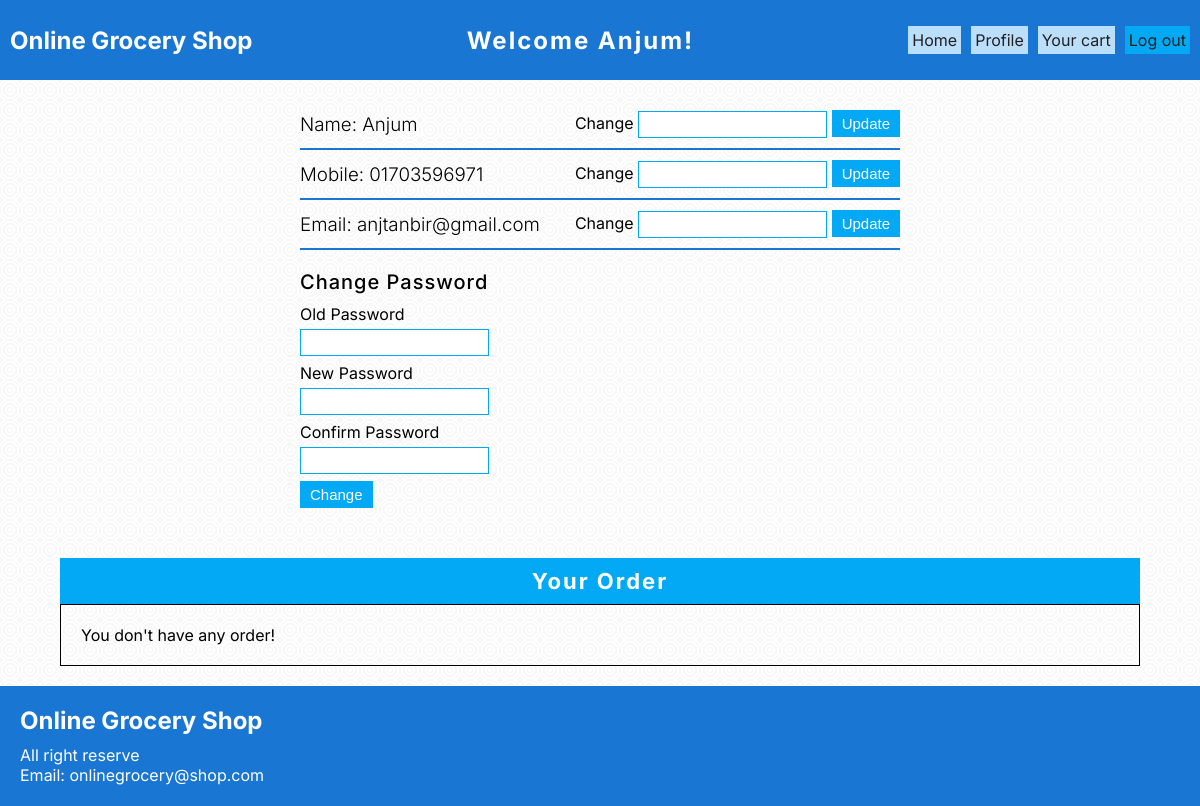
Screenshot of /profile.php (signed in) with the database file from the repository.
### tables this page shows
CREATE TABLE `user` (
  `user_id` int(11) NOT NULL,
  `user_name` varchar(255) NOT NULL,
  `user_phone` varchar(11) NOT NULL,
  `user_email` varchar(255) NOT NULL,
  `user_address` varchar(255) NOT NULL,
  `user_pwd` varchar(255) NOT NULL,
  `user_rule` varchar(255) NOT NULL DEFAULT 'user'
);

### class/db.class.php (called while the page is built)
<?php
class Db
{
    private $user = 'root';
    private $password = '';
    private $dsn = "mysql:host=localhost;dbname=testdb";
    public function connect()
    {
        try {
            $pdo = new PDO($this->dsn, $this->user, $this->password);
            $pdo->setAttribute(PDO::ATTR_DEFAULT_FETCH_MODE, PDO::FETCH_ASSOC);
            return $pdo;
        } catch (PDOException $e) {
            $error_message = $e->getMessage();
            echo $error_message;
        }
    }
}

### class/user.class.php (called while the page is built, shortened)
<?php
require_once "db.class.php";
class User extends Db
{
    public function getUser($email)
    {
        try {
            $sql = 'SELECT * FROM user where user_email = ?';
            $stmt = $this->connect()->prepare($sql);
            $stmt->execute([$email]);
            $result = $stmt->fetch(PDO::FETCH_ASSOC);
            $arr = array($result["user_id"], $result["user_name"], $result["user_phone"], $result["user_email"], $result["user_address"], $result["user_rule"]);
            return $arr;
        } catch (PDOException $e) {
            echo "Something went wrong!";
        }
    }
}

### profile.php (the view, shortened to what this page needs)
<?php
require "includes/profile.inc.php";
?>
<!DOCTYPE html>
<html lang="en">
<head>
    <link rel="stylesheet" href="public/css/profile.css">
</head>
<body>
    <?php
    include "nav.php";
    ?>
    <main class="main">
        <form class="information" method="POST">
            <h3 class="information-para">Name: <span class="name"><?php echo $userName ?></span></h3>
            <div>
                <p style="display: inline;" class="c-para">Change</p>
                <input type="text" class="information-input" name="userName">
                <button type="submit" name="submit" class="information-btn">Update</button>
            </div>
        </form>
        <form class="information" method="POST">
            <h3 class="information-para">Mobile: <span class="name">0<?php echo $userNumber ?></span></h3>
            <div>
                <p style="display: inline;" class="c-para">Change</p>
                <input type="text" class="information-input" name="userPhone">
                <button type="submit" name="submit" class="information-btn">Update</button>
            </div>
        </form>
        <form class="information" method="POST">
            <h3 class="information-para">Email: <span class="email"><?php echo $userEmail ?></span></h3>
            <div>
                <p style="display: inline;" class="c-para">Change</p>
                <input type="text" class="information-input" name="userEmail">
                <button type="submit" name="submit" class="information-btn">Update</button>
            </div>
        </form>
        <h4 class="change-password">Change Password</h4>
        <form method="post" method="POST">
            <label for="old-password">Old Password</label>
            <input type="password" class="input-pass" name="old-password">
            <label for="new-password">New Password</label>
            <input type="password" class="input-pass" name="new-password">
            <label for="confirm-password">Confirm Password</label>
            <input type="password" class="input-pass" class="confirm-password">
            <button type="submit" class="pass-btn" name="submit">Change</button>
        </form>
    </main>
    <section class="order-section">
        <h3 class="order-heading">Your Order</h3>
        <div class="order">
        </div>
    </section>
    <?php
    include "footer.php";
    ?>
</body>
</html>

### public/css/profile.css (style rules this page uses)
* { padding: 0; margin: 0; }
body { box-sizing: border-box; background-image: repeating-radial-gradient( circle at center center, transparent 0px, transparent 2px, rgba(0, 0, 0, 0.03) 2px, rgba(0, 0, 0, 0.03) 3px, transparent 3px, transparent 5px, rgba(0, 0, 0, 0.03) 5px, rgba(0, 0, 0, 0.03) 7px ), repeating-radial-gradient( circle at center center, rgb(255, 255, 255) 0px, rgb(255, 255, 255) 9px, rgb(255, 255, 255) 9px, rgb(255, 255, 255) 21px, rgb(255, 255, 255) 21px, rgb(255, 255, 255) 31px, rgb(255, 255, 255) 31px, rgb(255, 255, 255) 40px ); background-size: 20px 20px; font-family: "Inter", sans-serif; }
.main { width: 50%; margin: 0 auto; margin-top: 30px; }
.information { display: flex; justify-content: space-between; align-items: center; margin-bottom: 10px; border-bottom: 2px solid #1976d2; padding-bottom: 10px; }
.information-btn { background-color: #03a9f4; border: none; padding: 5px 10px; color: #ffffff; font-size: 15px; cursor: pointer; }
.information-input { border: 1px solid #03a9f4; padding: 5px; }
.information-para { font-weight: 300; }
.change-password { letter-spacing: 1px; font-weight: 500; font-size: 20px; margin: 20px 0 10px 0; }
.pass-btn { display: block; background-color: #03a9f4; border: none; padding: 5px 10px; color: #ffffff; font-size: 15px; cursor: pointer; }
label { display: block; padding-bottom: 5px; }
.input-pass { margin-bottom: 7px; border: 1px solid #03a9f4; padding: 5px; }
.order-section { width: 90%; margin: 0 auto; margin-top: 50px; }
.order-heading { letter-spacing: 2px; font-size: 22px; text-align: center; color: #ffffff; background-color: #03a9f4; padding: 10px; }
.order { border: 1px solid black; display: flex; justify-content: space-between; padding: 20px; }

### rows the page displays
user: user_name "Anjum", user_phone "1703596971", user_email "anjtanbir@gmail.com"

### other values shown
$_COOKIE['username'] "Anjum"
